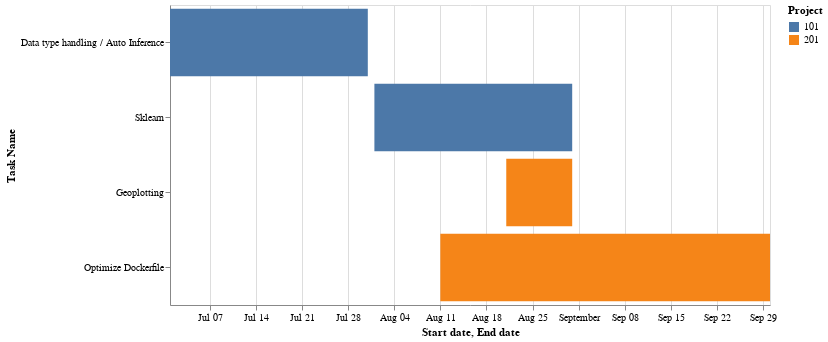

Notebook source saved alongside this figure:
### Code cell
import pandas as pd
import numpy as np
import altair as alt
# alt.renderers.enable('notebook') # if in jupyter

task = '''
Data type handling / Auto Inference  2019-07-01 00:00:00  2019-07-31 00:00:00  Backend
Sklearn & other models               2019-07-01 00:00:00  2019-07-31 00:00:00  Models
Maps / Geoplotting                   2019-07-01 00:00:00  2019-07-31 00:00:00  Backend, Graphical User Interface
Optimize Dockerfile                  2019-07-01 00:00:00  2019-07-31 00:00:00  CI/CD
Chapter 2: Compare competitors       2019-07-08 00:00:00  2019-10-21 00:00:00  Writing
'''

df = pd.DataFrame([
    {"Project": "101", "Task Name": "Data type handling / Auto Inference", "Start date": '2019-07-01', "End date": '2019-07-31', "Progress %": 50},
    {"Project": "101", "Task Name": "Sklearn", "Start date": '2019-08-01', "End date": '2019-08-31', "Progress %": 50},
    {"Project": "201", "Task Name": "Geoplotting", "Start date": '2019-08-21', "End date": '2019-08-31', "Progress %": 50},
    {"Project": "201", "Task Name": "Optimize Dockerfile", "Start date": '2019-08-11', "End date": '2019-09-30', "Progress %": 50},
])

df["Start date"] = pd.to_datetime(df["Start date"])
df["End date"] = pd.to_datetime(df["End date"])

chart = alt.Chart(df).mark_bar().encode(
    x='Start date',
    x2='End date',
    y=alt.Y('Task Name', 
            sort=list(df.sort_values(["End date", "Start date"])
                                    ["Task Name"])), # Custom sorting
    color='Project:N',
#     row='Project:N'
).properties(
    width=600,
    height=300)

chart

### Figure 1 — Vega-Lite specification as saved in the notebook (floating-point values rounded to 4 significant figures)
{"config": {"view": {"continuousWidth": 400, "continuousHeight": 300}}, "data": {"name": "data-6afb4ed343b0a0abf25b00f6c505e8b6"}, "mark": "bar", "encoding": {"color": {"type": "nominal", "field": "Project"}, "x": {"type": "temporal", "field": "Start date"}, "x2": {"field": "End date"}, "y": {"type": "nominal", "field": "Task Name", "sort": ["Data type handling / Auto Inference", "Sklearn", "Geoplotting", "Optimize Dockerfile"]}}, "height": 300, "width": 600, "$schema": "https://vega.github.io/schema/vega-lite/v4.8.1.json", "datasets": {"data-6afb4ed343b0a0abf25b00f6c505e8b6": [{"Project": "101", "Task Name": "Data type handling / Auto Inference", "Start date": "2019-07-01T00:00:00", "End date": "2019-07-31T00:00:00", "Progress %": 50}, {"Project": "101", "Task Name": "Sklearn", "Start date": "2019-08-01T00:00:00", "End date": "2019-08-31T00:00:00", "Progress %": 50}, {"Project": "201", "Task Name": "Geoplotting", "Start date": "2019-08-21T00:00:00", "End date": "2019-08-31T00:00:00", "Progress %": 50}, {"Project": "201", "Task Name": "Optimize Dockerfile", "Start date": "2019-08-11T00:00:00", "End date": "2019-09-30T00:00:00", "Progress %": 50}]}}
